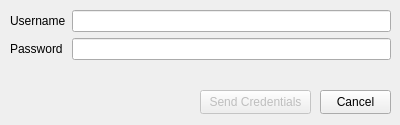
<?xml version="1.0" encoding="UTF-8"?>
<ui version="4.0">
 <class>AuthenticateDialog</class>
 <widget class="QDialog" name="AuthenticateDialog">
  <property name="geometry">
   <rect>
    <x>0</x>
    <y>0</y>
    <width>400</width>
    <height>125</height>
   </rect>
  </property>
  <property name="windowTitle">
   <string>Authenticate</string>
  </property>
  <widget class="QWidget" name="formLayoutWidget">
   <property name="geometry">
    <rect>
     <x>10</x>
     <y>10</y>
     <width>381</width>
     <height>71</height>
    </rect>
   </property>
   <layout class="QFormLayout" name="formLayout">
    <item row="0" column="0">
     <widget class="QLabel" name="lblUsername">
      <property name="text">
       <string>Username</string>
      </property>
     </widget>
    </item>
    <item row="0" column="1">
     <widget class="QLineEdit" name="txtUsername">
      <property name="maxLength">
       <number>10</number>
      </property>
     </widget>
    </item>
    <item row="1" column="0">
     <widget class="QLabel" name="lblPassword">
      <property name="text">
       <string>Password</string>
      </property>
     </widget>
    </item>
    <item row="1" column="1">
     <widget class="QLineEdit" name="txtPassword">
      <property name="echoMode">
       <enum>QLineEdit::Password</enum>
      </property>
     </widget>
    </item>
   </layout>
  </widget>
  <widget class="QPushButton" name="btnSendCredentials">
   <property name="enabled">
    <bool>false</bool>
   </property>
   <property name="geometry">
    <rect>
     <x>200</x>
     <y>90</y>
     <width>111</width>
     <height>24</height>
    </rect>
   </property>
   <property name="text">
    <string>Send Credentials</string>
   </property>
  </widget>
  <widget class="QPushButton" name="btnCancel">
   <property name="geometry">
    <rect>
     <x>320</x>
     <y>90</y>
     <width>71</width>
     <height>24</height>
    </rect>
   </property>
   <property name="text">
    <string>Cancel</string>
   </property>
  </widget>
 </widget>
 <resources/>
 <connections/>
</ui>
